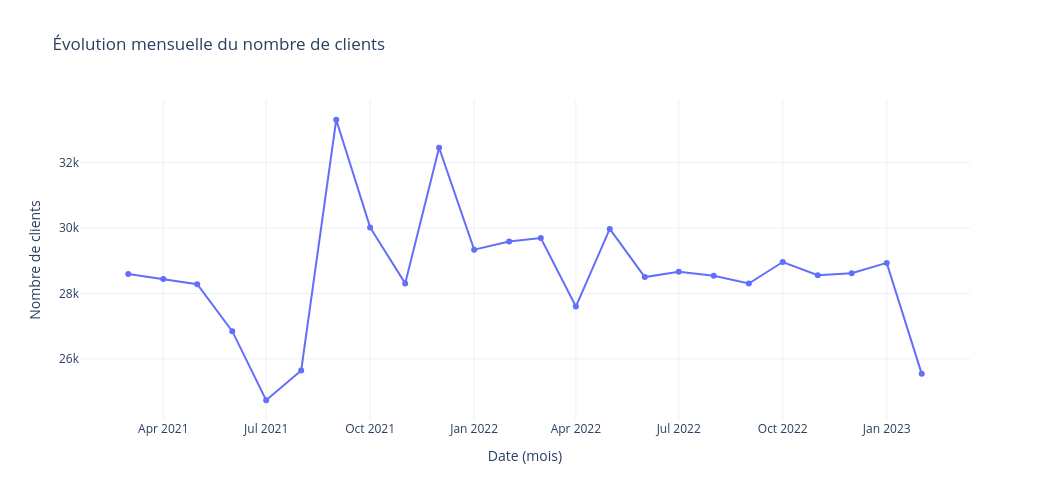

Write notebook code for a chart like this one.
### Code cell
figure4=px.line(
    df_clients_total_par_mois,
    x='date',
    y='Nombre de clients',
    markers=True,
    title='Évolution mensuelle du nombre de clients',
    labels={
        'date': 'Date (mois)'
    }
)

figure4.update_layout(
    template='plotly_white',
    hovermode='x unified',
    width=1050,
    height=500
)

figure4.show()

### Figure 1 — Plotly figure (JSON) as saved in the notebook; plotly's stock layout.template omitted (floating-point values rounded to 4 significant figures)
{"data": [{"hovertemplate": "Date (mois)=%{x}<br>Nombre de clients=%{y}<extra></extra>", "legendgroup": "", "line": {"color": "#636efa", "dash": "solid"}, "marker": {"symbol": "circle"}, "mode": "lines+markers", "name": "", "orientation": "v", "showlegend": false, "type": "scatter", "x": ["2021-03-01T00:00:00.000000000", "2021-04-01T00:00:00.000000000", "2021-05-01T00:00:00.000000000", "2021-06-01T00:00:00.000000000", "2021-07-01T00:00:00.000000000", "2021-08-01T00:00:00.000000000", "2021-09-01T00:00:00.000000000", "2021-10-01T00:00:00.000000000", "2021-11-01T00:00:00.000000000", "2021-12-01T00:00:00.000000000", "2022-01-01T00:00:00.000000000", "2022-02-01T00:00:00.000000000", "2022-03-01T00:00:00.000000000", "2022-04-01T00:00:00.000000000", "2022-05-01T00:00:00.000000000", "2022-06-01T00:00:00.000000000", "2022-07-01T00:00:00.000000000", "2022-08-01T00:00:00.000000000", "2022-09-01T00:00:00.000000000", "2022-10-01T00:00:00.000000000", "2022-11-01T00:00:00.000000000", "2022-12-01T00:00:00.000000000", "2023-01-01T00:00:00.000000000", "2023-02-01T00:00:00.000000000"], "xaxis": "x", "y": [28601, 28443, 28285, 26850, 24738, 25650, 33314, 30022, 28311, 32457, 29343, 29594, 29696, 27602, 29975, 28504, 28670, 28544, 28306, 28964, 28563, 28619, 28938, 25545], "yaxis": "y"}], "layout": {"height": 500, "hovermode": "x unified", "legend": {"tracegroupgap": 0}, "title": {"text": "Évolution mensuelle du nombre de clients"}, "width": 1050, "xaxis": {"anchor": "y", "domain": [0, 1], "title": {"text": "Date (mois)"}}, "yaxis": {"anchor": "x", "domain": [0, 1], "title": {"text": "Nombre de clients"}}}}
